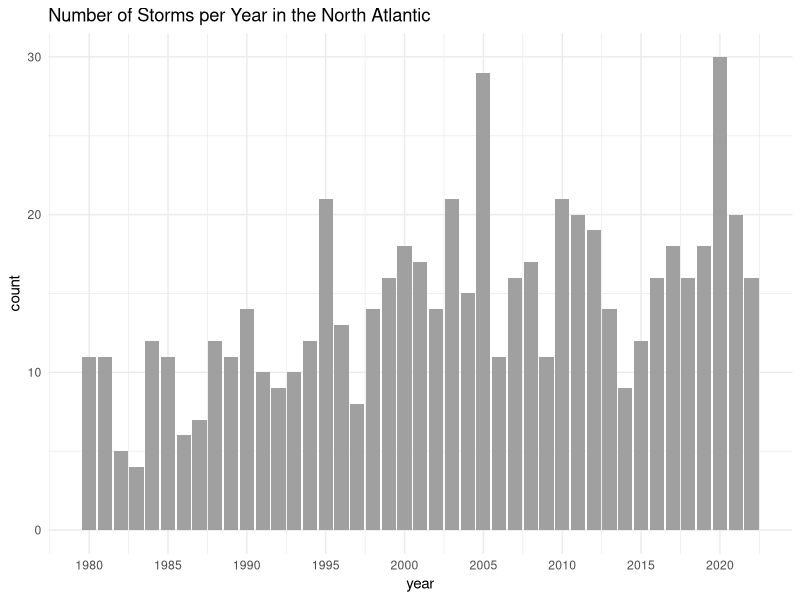
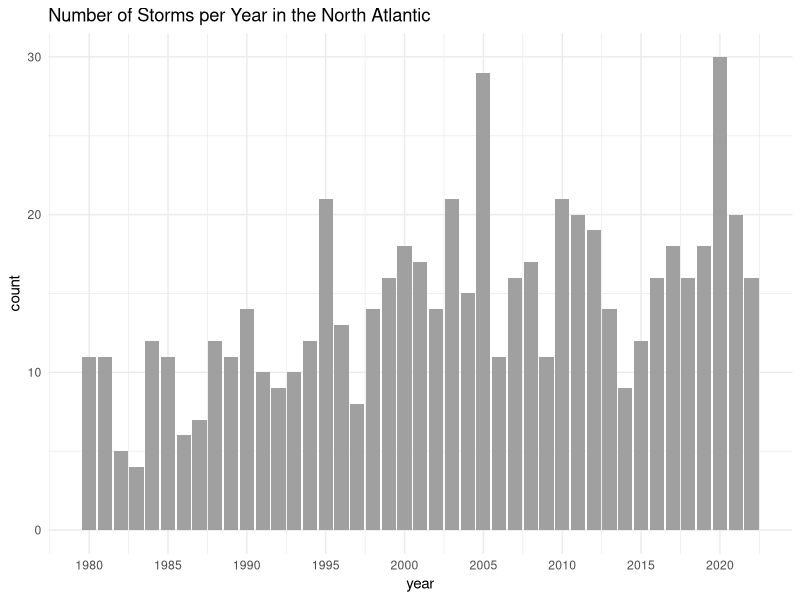

R code for these plots, in order:
## ---- chunk 1
library(tidyverse)
## ---- chunk 2
# number of storms per year (1980-2022)
storms_per_year = storms |>
  filter(year >= 1980) |> 
  mutate(id = paste0(name, "-", year)) |> 
  count(year, id, name = "count") |> 
  count(year, name = "count")
## ---- chunk 3
storms_per_year |> 
  ggplot(aes(x = year, y = count)) +
  geom_col(fill = "#a0a0a0") +
  scale_x_continuous(breaks = seq(1980, 2020, by = 5)) +
  theme_minimal() +
  labs(title = "Number of Storms per Year in the North Atlantic")
## ---- chunk 4
str(storms, vec.len = 2)
## ---- chunk 5

## ---- chunk 6
storms_per_year |> slice_head(n = 10)
## ---- chunk 7
storms_per_year |> 
  ggplot(aes(x = year, y = count)) +
  geom_col(fill = "#a0a0a0") +
  scale_x_continuous(breaks = seq(1980, 2020, by = 5)) +
  theme_minimal() +
  labs(title = "Number of Storms per Year in the North Atlantic")
